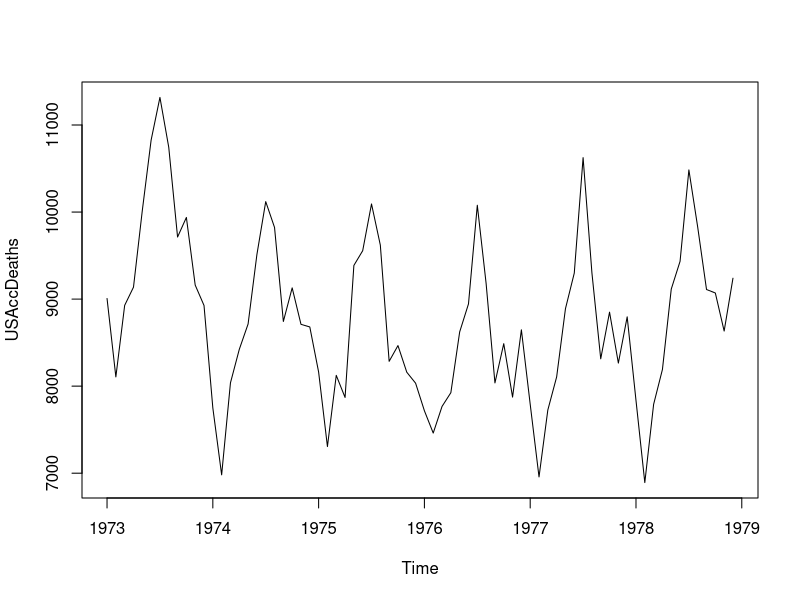
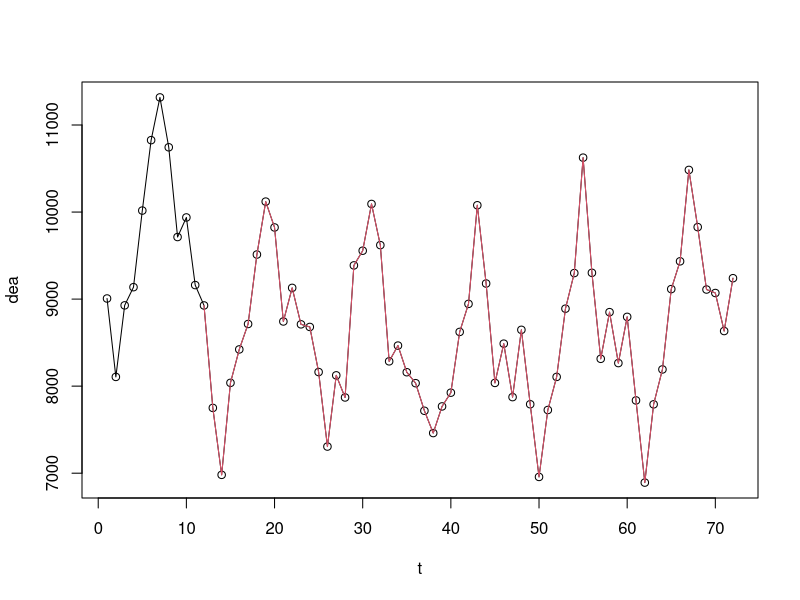
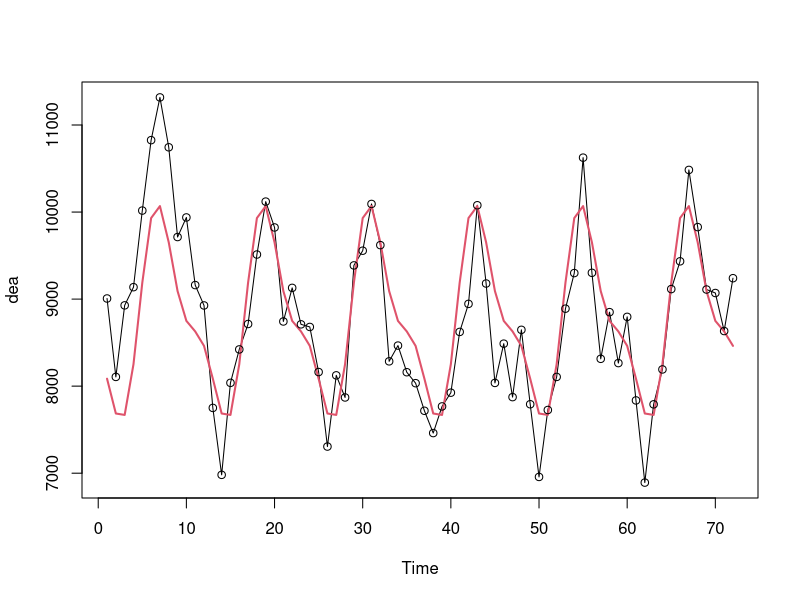
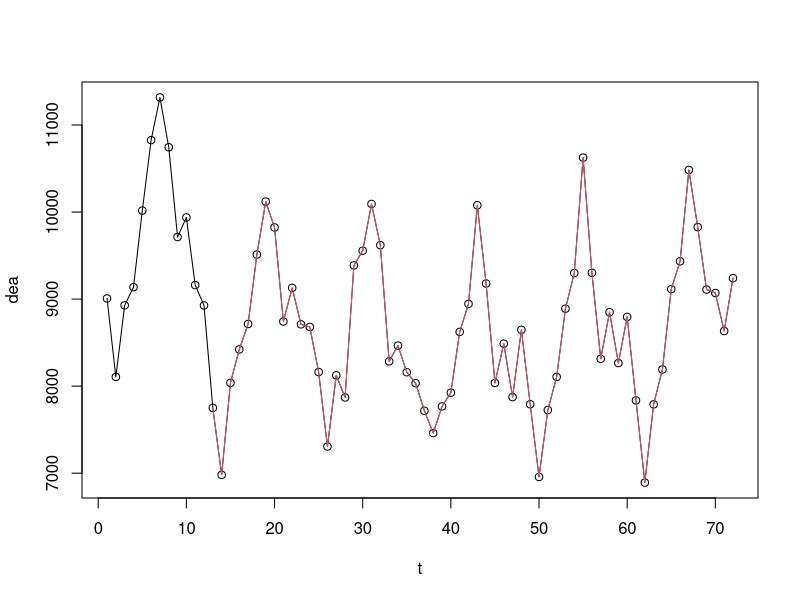
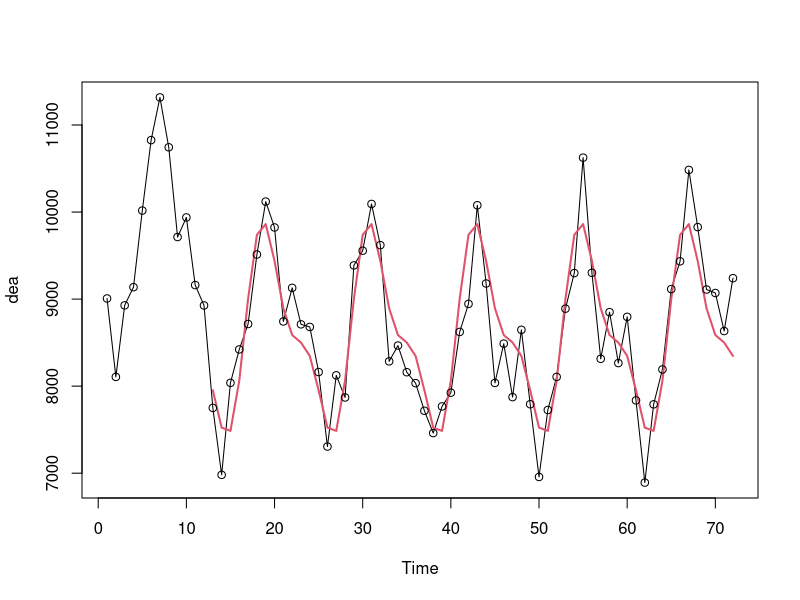
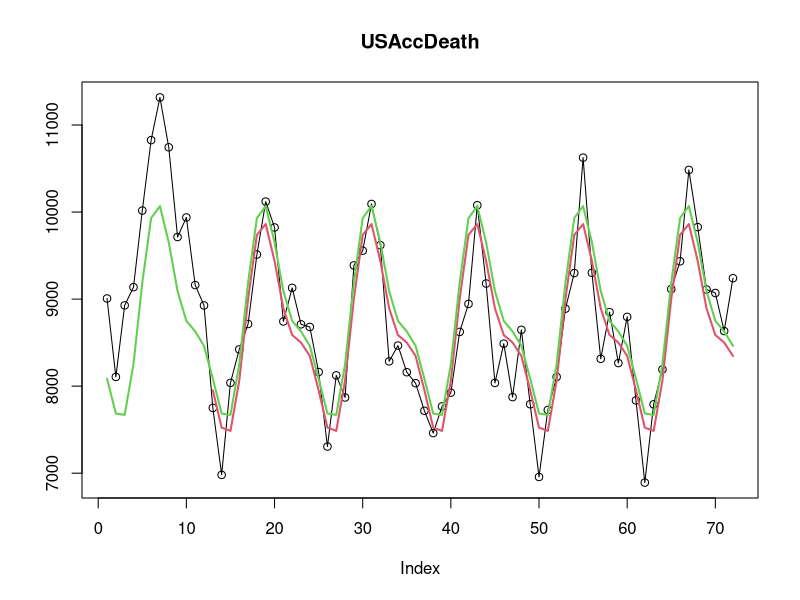

The R source for these figures, in order: (Note: this script raises an error after producing the figures.)



#### Example 1.3.6 Accidental death- harmonic regression #######
data(USAccDeaths) 
help(USAccDeaths)
plot(USAccDeaths)
str(USAccDeaths)
dea<-as.numeric(USAccDeaths)
t<-1:72
plot(t,dea)
lines(t,dea)
lines(12:72,dea[12:72],col=2)
### harmonic regression, Figure 1-11 ####
x1<-cos(6*2*pi/72*t)
x1
x2<-sin(6*2*pi/72*t)
x3<-cos(12*2*pi/72*t)
x4<-sin(12*2*pi/72*t)
M3<-lm(dea~x1+x2+x3+x4)
str(M3)
summary(M3)
M3$fitted
x11()
plot.ts(dea)
lines(t,M3$fitted,"l",lwd=2,col=2 )
points(t,dea)## Figure 1-11 ###
##### model with out first year #######
t<-1:72
plot(t,dea)
lines(t,dea)
lines(13:72,dea[13:72],col=2)
## truncated data set #####
t1<-13:72
dea1<-dea[13:72]
n1<-length(t1)
n1
#### harmonic regression for the truncated data #####
f1<-n1/12
f1
f2<-n1/6
f2
xx1<-cos(5*2*pi/60*t1)
xx2<-sin(5*2*pi/60*t1)
xx3<-cos(10*2*pi/60*t1)
xx4<-sin(10*2*pi/60*t1)
M4<-lm(dea1~xx1+xx2+xx3+xx4)
#str(M4)
#M4$fitted
x11()
plot.ts(dea)
lines(t1,M4$fitted,"l",lwd=2,col=2 )
points(t,dea)# ###
### picture with both model fits ##########
x11()
t<-1:72
plot(dea,main="USAccDeath",ylab="")
lines(t,dea)
lines(t1,M4$fitted,"l",lwd=2,col=2 )
lines(t,M3$fitted,"l",lwd=2,col=3 )
legend(locator(n=2),legend=c("all years","without first year"),lwd=2,col=c(3,2))







